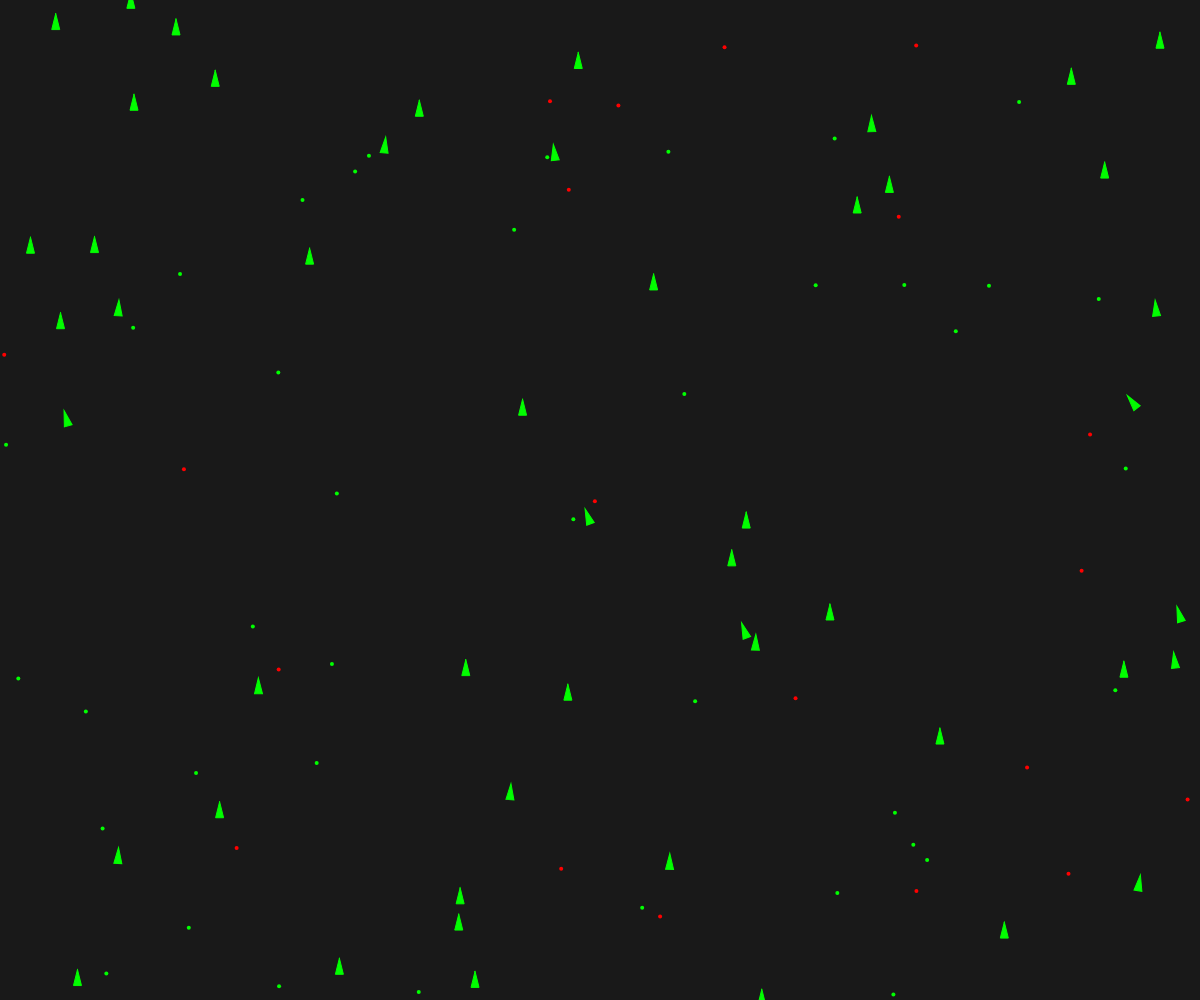
Frame 1 (no input)
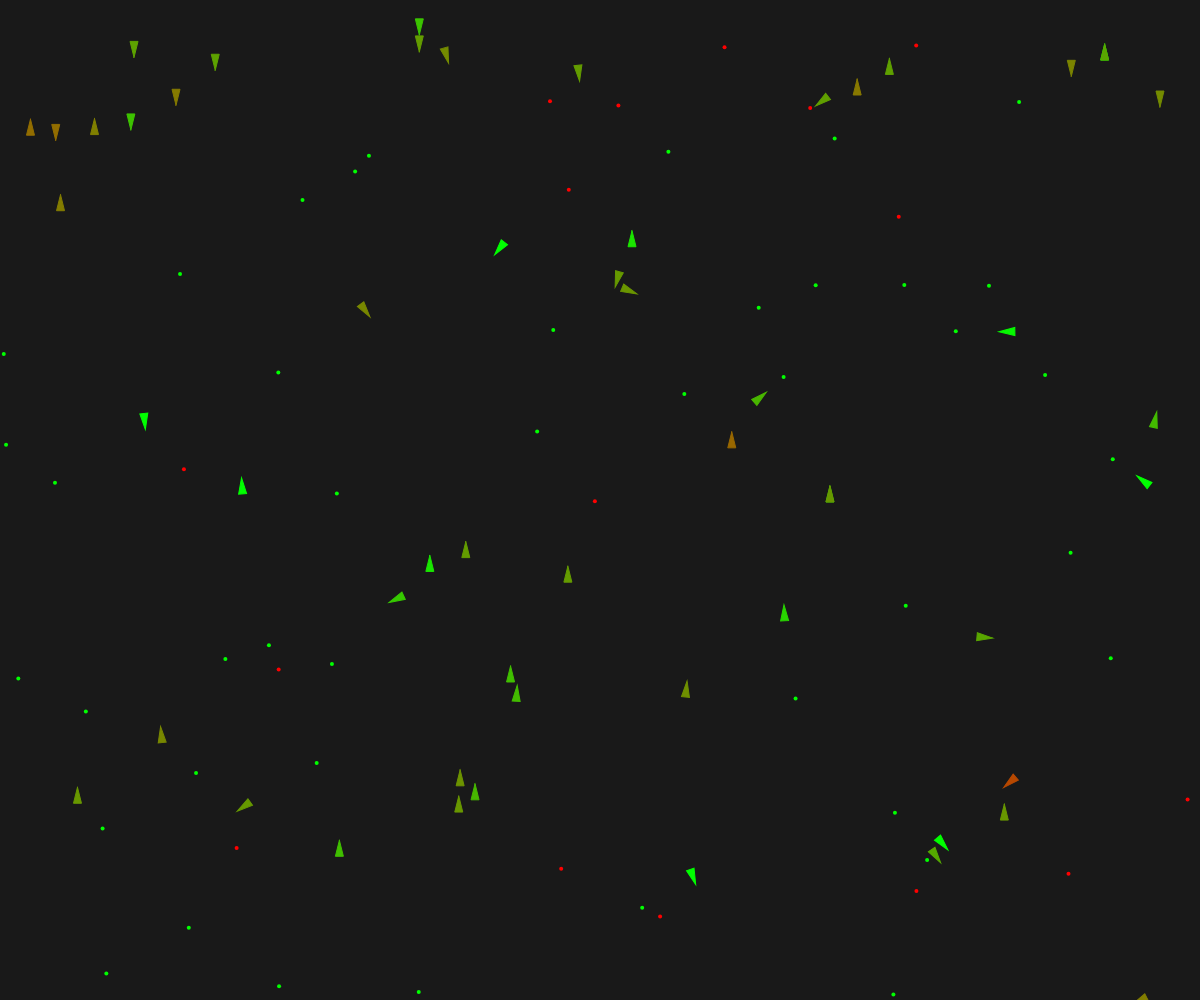
Frame 60 (no input)
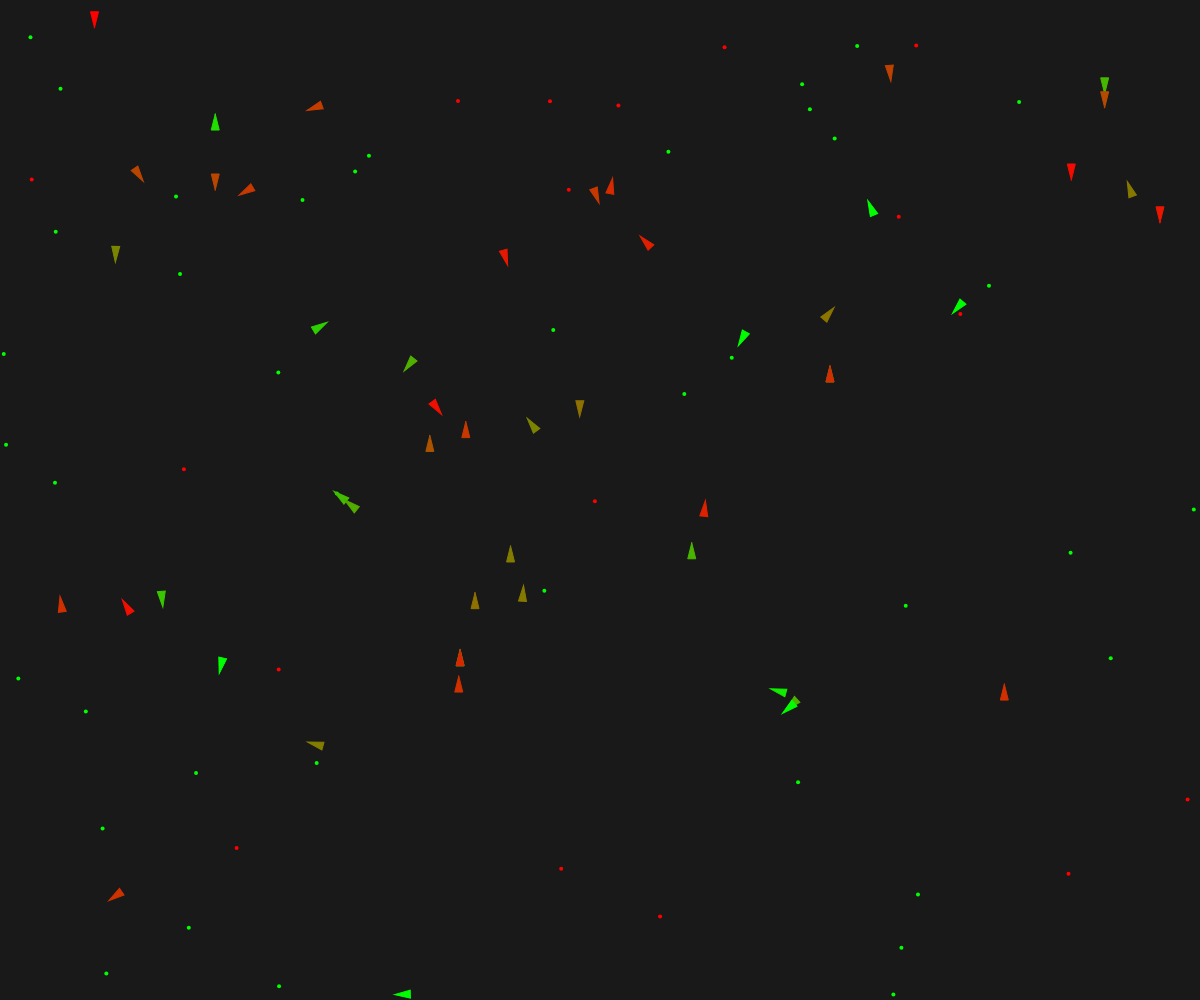
Frame 120 (the mouse pressed at the canvas centre since frame 60)

The p5.js sketch that drew these frames (run headless with seeded random() and noise() and a simulated clock; from frame 60 on, the mouse is pressed at the canvas centre):

// p5.js sketch
// ── sketch.js
let vehicles = [];
let food = [];
let poison = [];
let debug = false;

function setup() {
  createCanvas(windowWidth, windowHeight);
  for (let i = 0; i < 50; i++) {
    let x = random(width);
    let y = random(height);
    vehicles[i] = new Vehicle(x, y);
  }
  for (let i = 0; i < 40; i++){
    let x = random(width);
    let y = random(height);
    food.push(createVector(x, y));
  }
  for (let i = 0; i < 20; i++){
    let x = random(width);
    let y = random(height);
    poison.push(createVector(x, y));
  }
}

function mouseDragged(){
  vehicles.push(new Vehicle(mouseX, mouseY));
}

function keyPressed(){
  if (keyCode === 68){
    if (debug){
      debug = false;
    }else{
      debug = true;
    }
  }
}

function draw() {
  background(25);

  if(random(1)< 0.1){
      let x = random(width);
      let y = random(height);
      food.push(createVector(x, y));
  }

  if(random(1)< .05){
    let x = random(width);
    let y = random(height);
    poison.push(createVector(x, y));
}

  for (let i = 0; i < food.length; i++){
    fill(0, 255, 0);
    noStroke();
    ellipse(food[i].x, food[i].y, 4, 4)
  }
  for (let i = 0; i < poison.length; i++){
    fill(255, 0, 0);
    noStroke();
    ellipse(poison[i].x, poison[i].y, 4, 4)
  }
  for (let i = vehicles.length - 1; i >= 0; i--) {
    vehicles[i].boundaries();
    vehicles[i].behaviors(food, poison);
    vehicles[i].update();
    vehicles[i].display();

    let newVehicle = vehicles[i].clone();
    if(newVehicle != null){
      vehicles.push(newVehicle);
    }

    if (vehicles[i].dead()){
      let x = vehicles[i].position.x;
      let y = vehicles[i].position.y;
      food.push(createVector(x, y));
      vehicles.splice(i, 1);
    }
  }

}

// ── vehicle.js
let mr = 0.02

class Vehicle {
  constructor(x, y, dna) {
    this.acceleration = createVector(0, 0);
    this.velocity = createVector(0, -2);
    this.position = createVector(x, y);
    this.r = 4;
    this.maxspeed = random(2, 6);
    this.maxforce = random(0.2, 0.6);
    this.imunity = random(0.004, 0.01);
    this.health = 1;

    this.dna = [];
    if(dna === undefined){
      // food Weight
      this.dna[0] = random(-2, 2);
      // poison weight
      this.dna[1] = random(-2, 2);
      // food perception
      this.dna[2] = random(0, 100);
      // poison perception
      this.dna[3] = random(0, 100);
    }else{
      //mutation
      for (let i = 0; i < dna.length / 2; i++){
        this.dna[i] = dna[i];
        if (random(1)<mr){
          this.dna[i] += random(-0.1, 0.1);
        }
      }for (let i = dna.length / 2; i < dna.length; i++){
        this.dna[i] = dna[i];
        if (random(1)<mr){
          this.dna[i] += random(-10, 10);
        }
      }
    }

    
  }

  // Method to update location
  update() {
    this.health -= this.imunity;
    // Update velocity
    this.velocity.add(this.acceleration);
    // Limit speed
    this.velocity.limit(this.maxspeed);
    this.position.add(this.velocity);
    // Reset accelerationelertion to 0 each cycle
    this.acceleration.mult(0);
  }

  applyForce(force) {
    // We could add mass here if we want A = F / M
    this.acceleration.add(force);
  }

  // A method that calculates a steering force towards a target
  // STEER = DESIRED MINUS VELOCITY
  seek(target) {

    var desired = p5.Vector.sub(target, this.position); // A vector pointing from the location to the target

    // Scale to maximum speed
    desired.setMag(this.maxspeed);

    // Steering = Desired minus velocity
    var steer = p5.Vector.sub(desired, this.velocity);
    steer.limit(this.maxforce); // Limit to maximum steering force

    // this.applyForce(steer);
    return steer;
  }

  display() {
    // Draw a triangle rotated in the direction of velocity
    let angle = this.velocity.heading() + PI / 2;
    push();
    translate(this.position.x, this.position.y);
    rotate(angle);
    if(debug){
      strokeWeight(3);
  
      stroke(0, 255, 0);
      noFill();
      line(0, 0, 0, -this.dna[0] * 25);
      ellipse(0, 0, this.dna[2]*2);
      strokeWeight(2);
      stroke(255, 0, 0);
      line(0, 0, 0, -this.dna[1] * 25);
      ellipse(0, 0, this.dna[3]*2);

    }

    let gr = color(0, 255, 0);
    let rd = color(255, 0, 0);
    let col = lerpColor(rd, gr, this.health);

    fill(col);
    stroke(col);
    strokeWeight(1);
    beginShape();
    vertex(0, -this.r * 2);
    vertex(-this.r, this.r * 2);
    vertex(this.r, this.r * 2);
    endShape(CLOSE);

    pop();
  }

  eat(list, nutrition, perception){
    let record = Infinity;
    let closest = null;
    for(let i = list.length-1; i >= 0; i--){
      let d = this.position.dist(list[i]);    
      if(d < this.maxspeed){
        list.splice(i, 1);
        this.health += nutrition;
      }else{
        if (d < record && d < perception){
          record = d;
          closest = list[i];
        }
      }
    }

    if (closest != null){
      return this.seek(closest);
    }
    return createVector(0, 0);

  }

  behaviors(good, bad){
    let steerG = this.eat(good, 0.3, this.dna[2]);
    let steerB = this.eat(bad, -0.75, this.dna[3]);
    
    steerG.mult(this.dna[0]);
    steerB.mult(this.dna[1]);

    this.applyForce(steerG);
    this.applyForce(steerB);
  }

  dead(){
    return (this.health<0);
  }

  boundaries() {
    let d = 25;
    let desired = null;

    if (this.position.x < d) {
      desired = createVector(this.maxspeed, this.velocity.y);
    } else if (this.position.x > width - d) {
      desired = createVector(-this.maxspeed, this.velocity.y);
    }

    if (this.position.y < d) {
      desired = createVector(this.velocity.x, this.maxspeed);
    } else if (this.position.y > height - d) {
      desired = createVector(this.velocity.x, -this.maxspeed);
    }

    if (desired !== null) {
      desired.normalize();
      desired.mult(this.maxspeed);
      let steer = p5.Vector.sub(desired, this.velocity);
      steer.limit(this.maxforce);
      this.applyForce(steer);
    }
  }

  clone(){
    if (random(1) < 0.002){
      return new Vehicle(this.position.x, this.position.y, this.dna);
    }else{
      return null;
    }
  }
}
